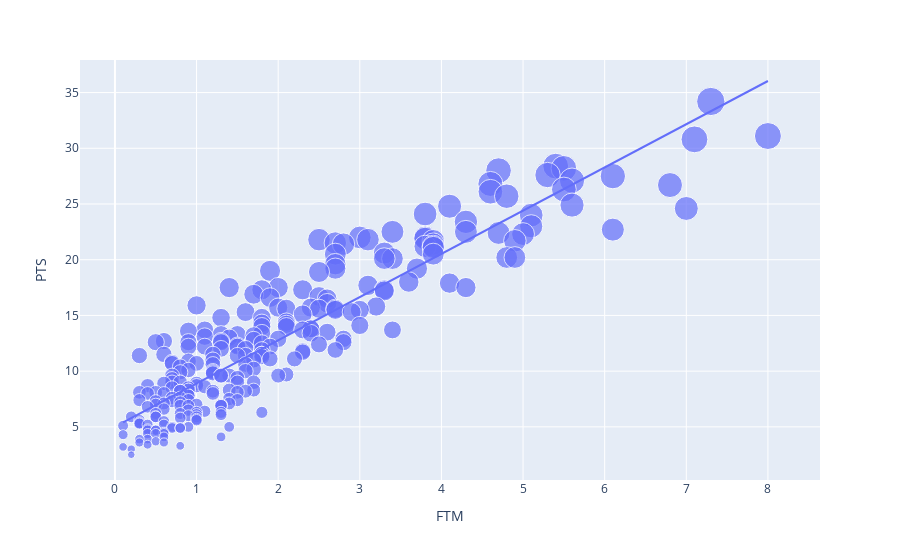

The notebook cell saved with this chart:
### Code cell
# Visualize the relationship between Field Throws Made (FGM) and Points (PTS)
figure = px.scatter(data_frame=df, x='FTM', y='PTS', size='PTS', trendline='ols')
figure.show()

### Figure 1 — Plotly figure (JSON) as saved in the notebook; plotly's stock layout.template omitted (floating-point values rounded to 4 significant figures; data arrays with more than 128 entries replaced by an {"elided": "..."} marker saying what was removed)
{"data": [{"hovertemplate": "FTM=%{x}<br>PTS=%{marker.size}<extra></extra>", "legendgroup": "", "marker": {"color": "#636efa", "size": {"elided": "254 float values"}, "sizemode": "area", "sizeref": 0.0855, "symbol": "circle"}, "mode": "markers", "name": "", "orientation": "v", "showlegend": false, "type": "scatter", "x": {"elided": "254 float values"}, "xaxis": "x", "y": {"elided": "254 float values"}, "yaxis": "y"}, {"hovertemplate": "<b>OLS trendline</b><br>PTS = 3.87794 * FTM + 5.0143<br>R<sup>2</sup>=0.829177<br><br>FTM=%{x}<br>PTS=%{y} <b>(trend)</b><extra></extra>", "legendgroup": "", "marker": {"color": "#636efa", "symbol": "circle"}, "mode": "lines", "name": "", "showlegend": false, "type": "scatter", "x": {"elided": "254 float values"}, "xaxis": "x", "y": {"elided": "254 float values"}, "yaxis": "y"}], "layout": {"autosize": true, "legend": {"itemsizing": "constant", "tracegroupgap": 0}, "margin": {"t": 60}, "xaxis": {"anchor": "y", "autorange": true, "domain": [0, 1], "range": [-0.4035, 8.583], "title": {"text": "FTM"}, "type": "linear"}, "yaxis": {"anchor": "x", "autorange": true, "domain": [0, 1], "range": [-0.2216, 38.98], "title": {"text": "PTS"}, "type": "linear"}}}
